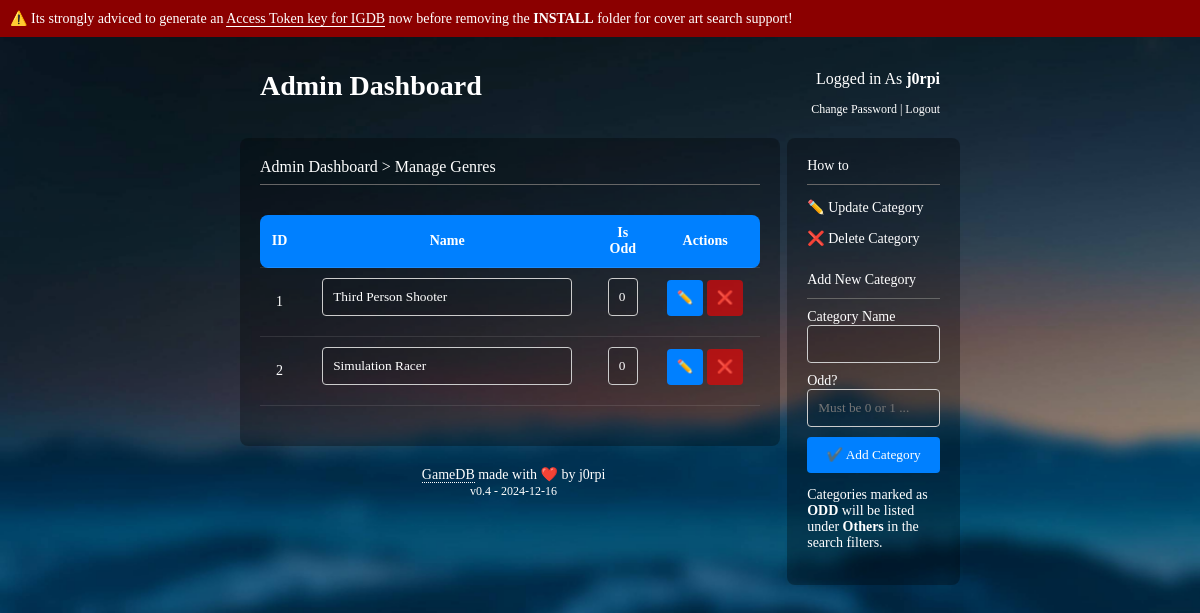
The app's page /admin/categories.php (signed in) with its own data.
### tables this page shows
CREATE TABLE categories (
		id INTEGER PRIMARY KEY AUTOINCREMENT,
		cat_name TEXT NOT NULL UNIQUE,
		odd_genre INTEGER NOT NULL
	);

### version.php (called while the page is built)
<?php
$version = "v0.4 - 2024-12-16";
?>

### admin/categories.php (the view, shortened to what this page needs)
<?php
include('../include/functions.php');
include('../version.php');
$db = new SQLite3('../games.db');
$result = $db->query('SELECT * FROM categories');
?>
<!DOCTYPE html>
<html lang="en">
<head>
	<link rel="stylesheet" href="../styles/<?php getConfigVar('style') ?>/style.catplat.css">
</head>
<body>
<?php
$folder = "../install";
if(is_dir($folder)) {
	echo "<div class='errorbar'><span style='margin-bottom: 2px'>⚠</span>️ Its strongly adviced to generate an <a href='../install/generate_token.php' style='text-decoration: none; border-bottom: 1px solid white;'>Access Token key for IGDB</a> now before removing the <strong>INSTALL</strong> folder for cover art search support!</div><br><br>";
	echo "<div class='bg-text' style='margin-top: 50px;'>";
}
else
{
	echo "<br><br><div class='bg-text' style='margin-top: 50px;'>";
}
?>
    <h1>Admin Dashboard<span style="float:right; font-size: 16px; font-weight: normal;">Logged in As <strong><?php echo $_SESSION['admin_username']; ?></strong></span><br><span style="float:left; font-size: 12px; font-weight: normal;"></span><span style="float:right; font-size: 12px; font-weight: normal;"><a href="password.php" style="">Change Password</a> | <a href="logout.php" style="">Logout</a></span></h1><br>
	<div class="info-container">
		<span>How to</span>
		<div class="thindivider"></div>
		<p>✏️  Update Category</p>
		<p>❌  Delete Category</p>
		<span>Add New Category</span>
		<div class="thindivider"></div>
		<form method="POST">
            <label for="cat_name_add">Category Name</label>
            <input type="text" id="cat_name_add" name="cat_name_add" required>
			<label for="odd_genre_add">Odd?</label>
			<input type="text" id="odd_genre_add" name="odd_genre_add" placeholder="Must be 0 or 1 ..." required>
            <button type="submit" name="add_cat">✔️ Add Category</button>
        </form>
		<p>Categories marked as <strong>ODD</strong> will be listed under <strong>Others</strong> in the search filters.</p>
	</div>
	<div class="form-container">
        <span class="button-row-text"><a href="index.php">Admin Dashboard</a> > Manage Genres</span><br>
		<div class="thindivider"></div>
		<table>
            <thead>
            <tr style="font-size: 14px;">
				<th style="text-align: center; width: 10px">ID</th>
				<th style="text-align: center; width: 50px">Name</th>
				<th style="text-align: center; width: 5px">Is Odd</th>
				<th style="text-align: center; width: 100px">Actions</th>
                </tr>
            </thead>
            <tbody>
                <?php while ($cat = $result->fetchArray(SQLITE3_ASSOC)): ?>
                <tr>
                    <form method="POST">
						<td style="text-align: center;" name="id"><?= $cat['id'] ?></td>
						<td><center><input type="text" name="cat_name" value="<?= $cat['cat_name'] ?>" style="width: 250px;"></center></td>
						<td style="text-align: center;"><input type="text" name="odd_genre" value="<?= $cat['odd_genre'] ?>"  style="width: 30px;"></td>
                        <td>
						<center>
                            <button type="submit" style="vertical-align: middle; margin-bottom: 8px;" name="update_id" title="Update this game" value="<?= $cat['id'] ?>">✏️</button>
                            <button type="submit" style="background-color: rgba(255,0,0,0.6); vertical-align: middle; margin-bottom: 8px;" title="Delete" name="delete_id" value="<?= $cat['id'] ?>">❌</button>
                        </center>
						</td>
                    </form>
                </tr>
                <?php endwhile; ?>
            </tbody>
        </table>
    </div>
<div class="footerdivider">
	<div class="footer-content">
		<center><a href='https://github.com/j0rpi/GameDB' style='text-decoration: none; border-bottom: 1px dotted white;'>GameDB</a> made with ❤️ by j0rpi<br><span style="font-weight: 200; font-size: 12px;"><?php echo $version; ?></span></center>
	</div>
</div>
</div>
</body>
</html>

### include/functions.php (shortened to what this page needs)
<?php
function getConfigVar($config_var) {
    $db = new SQLite3($_SERVER['DOCUMENT_ROOT'] . '/gamedb/games.db', SQLITE3_OPEN_CREATE | SQLITE3_OPEN_READWRITE);
    $stmt = $db->prepare('SELECT "' . $config_var . '" FROM configuration');
    $result = $stmt->execute()->fetchArray(SQLITE3_ASSOC);
    if ($result) {
        print( trim($result[$config_var]) );
    }
    return null;
}
?>

### styles/default/style.catplat.css (style rules this page uses)
body, html { height: 100%; margin: 0; font-size: 14px; font-family: Bahnschrift; color: white; background-attachment: fixed; background-image: url("img/bg.jpg"); background-size: cover; }
* { box-sizing: border-box; }
table { width: 100%; border-collapse: collapse; margin-bottom: 20px; margin-top: 30px; }
th, td { padding: 10px; border: 0px solid #666666; text-align: left; }
th { background-color: #0080ff; color: white; font-size: 14px; }
tr { border-bottom: 1px solid rgba(255,255,255,0.1); }
h1 { margin: 20px; color: white; }
.form-container { background-color: rgb(0,0,0); background-color: rgba(0,0,0, 0.3); width: 75%; padding: 20px; border-radius: 8px; margin-bottom: 20px; }
.info-container { background-color: rgb(0,0,0); background-color: rgba(0,0,0, 0.3); padding: 20px; border-radius: 8px; margin-bottom: 20px; width: 24%; float: right; }
.form-container form { display: flex; flex-direction: column; border: 0px solid black; }
.form-container input, .form-container select { padding: 10px; margin-bottom: 10px; border: 1px solid #ccc; border-radius: 4px; font-family: Bahnschrift; background-color: rgb(0,0,0); background-color: rgba(0,0,0, 0.1); color:white; }
.form-container button { padding: 10px; background-color: #0080ff; color: white; border: none; border-radius: 4px; cursor: pointer; font-family: Bahnschrift; }
.bg-text { position: absolute; top: 50%; left: 50%; transform: translate(-50%, -50%); z-index: 1; width: 60%; height: 100%; padding: 0px; border: 0px solid black; }
a { color: white; text-decoration: none; }
.button-row-text { float:left; font-size: 16px; }
th:first-child { border-radius: 8px 0px 0px 8px; }
th:last-child { border-radius: 0px 8px 8px 0px; }
.errorbar { width: 100% height: 25px; padding: 10px; font-family: Bahnschrift; font-size: 14px; background-color: darkred; }
.info-container input, .form-container select { padding: 10px; margin-bottom: 10px; border: 1px solid #ccc; border-radius: 4px; font-family: Bahnschrift; background-color: rgb(0,0,0); background-color: rgba(0,0,0, 0.1); color:white; width: 100%; }
.info-container button { padding: 10px; background-color: #0080ff; color: white; border: none; border-radius: 4px; cursor: pointer; font-family: Bahnschrift; width: 100%; }
.thindivider { border-bottom: 1px solid #666666; width: 100%; margin-top: 10px; margin-bottom: 10px; }

### records on screen
categories: id "1", cat_name "Third Person Shooter", odd_genre "0"
categories: id "2", cat_name "Simulation Racer", odd_genre "0"

### other values on screen
$_SESSION['admin_username'] "j0rpi"
$version "v0.4 - 2024-12-16"
